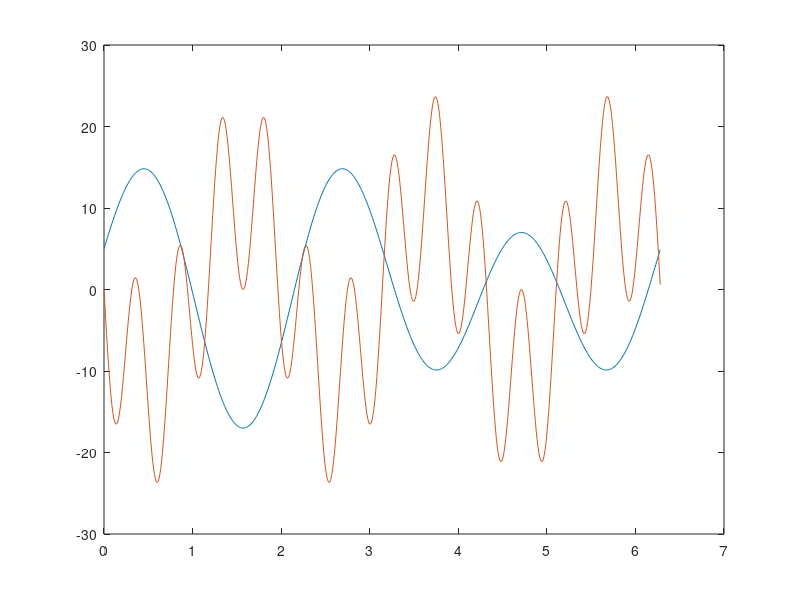

This chart was generated by the following MATLAB code:
%% Grafik Garis 2D Dua Kurva Sekaligus
x = 0:0.01:2*pi;
y = 12*sin(3*x) + 5*cos(2*x);
z = -6*sin(8*x) .* 4 .* cos(5*x);
plot(x, y, x, z);
print('grafik_2d_duakurva.png', '-dpng', '-r120')
